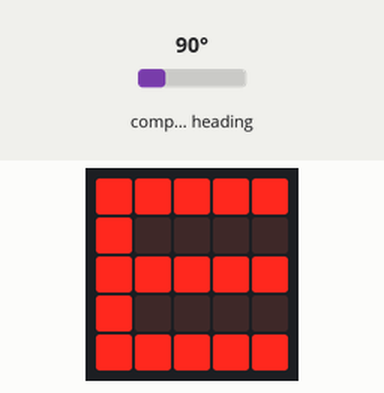
The program below on a simulated BBC micro:bit (MakeCode). Parts: the board's 5×5 LED display. Inputs (shaded band) come from the test bench; at power-on: compass heading 90°. The compass is already calibrated.

Above: at 1.2 s.
1.3 s: compass heading set to 131°
2.8 s: compass heading set to 139°
At 3.42 s:
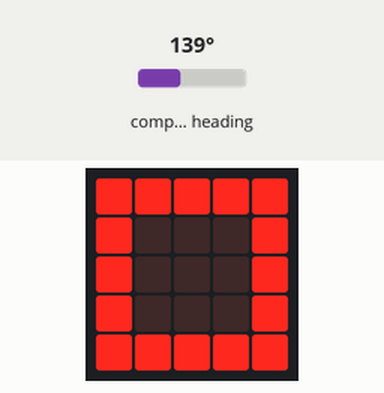
5.8 s: compass heading set to 7°
At 7.2 s:
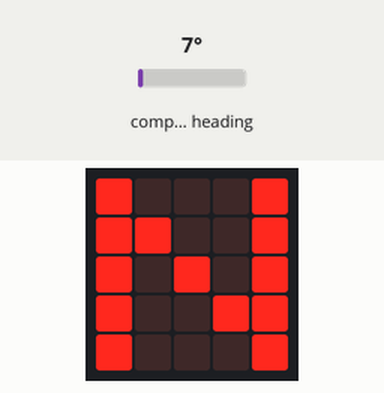
7.5 s: compass heading set to 43°
9.0 s: compass heading set to 51°
At 9.7 s:
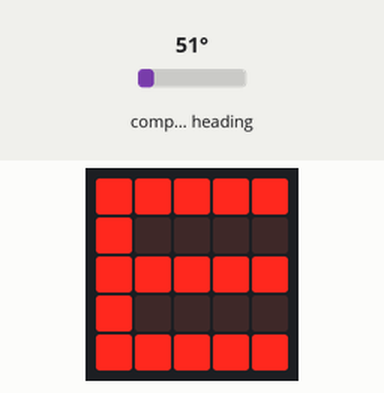
10.5 s: compass heading set to 180°
At 10.91 s:
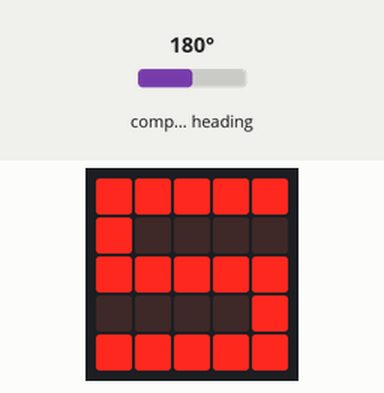
Timing chart, 0 to 13.5 s (numbered marks = the images above; inputs shaded):
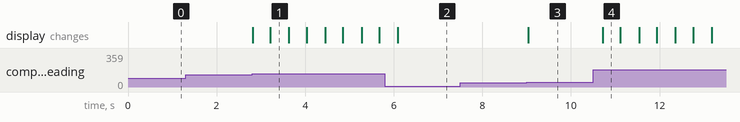

The program:

main.ts
```typescript
let Ángulo = 0
basic.forever(function () {
    Ángulo = input.compassHeading()
    if (Ángulo > 315 && Ángulo <= 360 || Ángulo >= 0 && Ángulo <= 45) {
        basic.showLeds(`
            # . . . #
            # # . . #
            # . # . #
            # . . # #
            # . . . #
            `)
    } else if (Ángulo > 45 && Ángulo <= 115 || false) {
        basic.showLeds(`
            # # # # #
            # . . . .
            # # # # #
            # . . . .
            # # # # #
            `)
    } else if (Ángulo > 135 && Ángulo <= 225) {
        basic.showLeds(`
            # # # # #
            # . . . .
            # # # # #
            . . . . #
            # # # # #
            `)
        basic.showLeds(`
            # # # # #
            # . . . #
            # . . . #
            # . . . #
            # # # # #
            `)
    } else if (false) {

    }
})
```

test.ts
```typescript
// aquí va el archivo "tests"; esto no se compilará cuando este paquete se utilice como una extensión.
```

Measured:
- the behaviour switches between 135 and 136° on compass heading (found by bisection; images 0 and 1)
- the behaviour switches between 45 and 46° on compass heading (found by bisection; images 2 and 3)
- after the input at 1.3 s, every drawn part: stays the same
- after the input at 2.8 s, the display: first changes at once (image 1 shows a later state)
- after the input at 5.8 s, the display: changes after 0.29 s (image 2)
- after the input at 7.5 s, every drawn part: stays the same
- after the input at 9.0 s, the display: changes at once (image 3)
- after the input at 10.5 s, the display: changes after 0.22 s (image 4)
- what the display in image 1 shows lasts 0.4 s, from 3.2 s to 3.6 s
